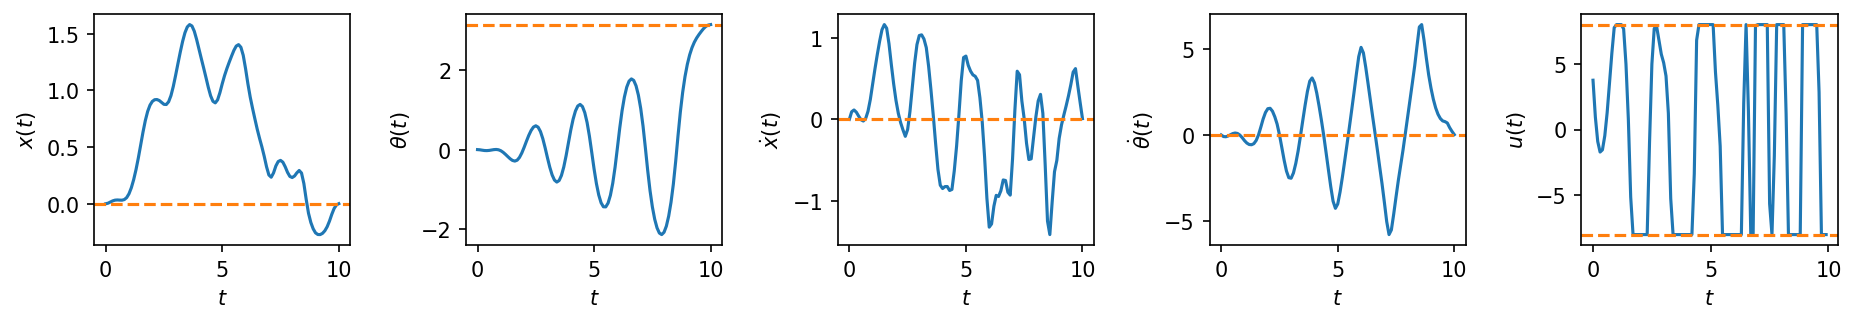

Recreate this plot in Python.
"""
Starter code for the problem "Cart-pole swing-up with limited actuation".

Autonomous Systems Lab (ASL), Stanford University
"""

from functools import partial

from animations import animate_cartpole

import cvxpy as cvx

import jax
import jax.numpy as jnp

import matplotlib.pyplot as plt

import numpy as np

from tqdm import tqdm


@partial(jax.jit, static_argnums=(0,))
@partial(jax.vmap, in_axes=(None, 0, 0))
def affinize(f, s, u):
    """Affinize the function `f(s, u)` around `(s, u)`.

    Arguments
    ---------
    f : callable
        A nonlinear function with call signature `f(s, u)`.
    s : numpy.ndarray
        The state (1-D).
    u : numpy.ndarray
        The control input (1-D).

    Returns
    -------
    A : jax.numpy.ndarray
        The Jacobian of `f` at `(s, u)`, with respect to `s`.
    B : jax.numpy.ndarray
        The Jacobian of `f` at `(s, u)`, with respect to `u`.
    c : jax.numpy.ndarray
        The offset term in the first-order Taylor expansion of `f` at `(s, u)`
        that sums all vector terms strictly dependent on the nominal point
        `(s, u)` alone.
    """
    # PART (b) ################################################################
    # INSTRUCTIONS: Use JAX to affinize `f` around `(s, u)` in two lines.
    A,B=jax.jacobian(f, argnums=(0,1))(s,u)
    c=f(s,u)-A@s-B@u
    # END PART (b) ############################################################
    return A, B, c


def solve_swingup_scp(f, s0, s_goal, N, P, Q, R, u_max, ρ, eps, max_iters):
    """Solve the cart-pole swing-up problem via SCP.

    Arguments
    ---------
    f : callable
        A function describing the discrete-time dynamics, such that
        `s[k+1] = f(s[k], u[k])`.
    s0 : numpy.ndarray
        The initial state (1-D).
    s_goal : numpy.ndarray
        The goal state (1-D).
    N : int
        The time horizon of the LQR cost function.
    P : numpy.ndarray
        The terminal state cost matrix (2-D).
    Q : numpy.ndarray
        The state stage cost matrix (2-D).
    R : numpy.ndarray
        The control stage cost matrix (2-D).
    u_max : float
        The bound defining the control set `[-u_max, u_max]`.
    ρ : float
        Trust region radius.
    eps : float
        Termination threshold for SCP.
    max_iters : int
        Maximum number of SCP iterations.

    Returns
    -------
    s : numpy.ndarray
        A 2-D array where `s[k]` is the open-loop state at time step `k`,
        for `k = 0, 1, ..., N-1`
    u : numpy.ndarray
        A 2-D array where `u[k]` is the open-loop state at time step `k`,
        for `k = 0, 1, ..., N-1`
    J : numpy.ndarray
        A 1-D array where `J[i]` is the SCP sub-problem cost after the i-th
        iteration, for `i = 0, 1, ..., (iteration when convergence occured)`
    """
    n = Q.shape[0]  # state dimension
    m = R.shape[0]  # control dimension

    # Initialize dynamically feasible nominal trajectories
    u = np.zeros((N, m))
    s = np.zeros((N + 1, n))
    s[0] = s0
    for k in range(N):
        s[k + 1] = fd(s[k], u[k])

    # Do SCP until convergence or maximum number of iterations is reached
    converged = False
    J = np.zeros(max_iters + 1)
    J[0] = np.inf
    for i in (prog_bar := tqdm(range(max_iters))):
        s, u, J[i + 1] = scp_iteration(f, s0, s_goal, s, u, N, P, Q, R, u_max, ρ)
        dJ = np.abs(J[i + 1] - J[i])
        prog_bar.set_postfix({"objective change": "{:.5f}".format(dJ)})
        if dJ < eps:
            converged = True
            print("SCP converged after {} iterations.".format(i))
            break
    if not converged:
        raise RuntimeError("SCP did not converge!")
    J = J[1 : i + 1]
    return s, u, J


def scp_iteration(f, s0, s_goal, s_prev, u_prev, N, P, Q, R, u_max, ρ):
    """Solve a single SCP sub-problem for the cart-pole swing-up problem.

    Arguments
    ---------
    f : callable
        A function describing the discrete-time dynamics, such that
        `s[k+1] = f(s[k], u[k])`.
    s0 : numpy.ndarray
        The initial state (1-D).
    s_goal : numpy.ndarray
        The goal state (1-D).
    s_prev : numpy.ndarray
        The state trajectory around which the problem is convexified (2-D).
    u_prev : numpy.ndarray
        The control trajectory around which the problem is convexified (2-D).
    N : int
        The time horizon of the LQR cost function.
    P : numpy.ndarray
        The terminal state cost matrix (2-D).
    Q : numpy.ndarray
        The state stage cost matrix (2-D).
    R : numpy.ndarray
        The control stage cost matrix (2-D).
    u_max : float
        The bound defining the control set `[-u_max, u_max]`.
    ρ : float
        Trust region radius.

    Returns
    -------
    s : numpy.ndarray
        A 2-D array where `s[k]` is the open-loop state at time step `k`,
        for `k = 0, 1, ..., N-1`
    u : numpy.ndarray
        A 2-D array where `u[k]` is the open-loop state at time step `k`,
        for `k = 0, 1, ..., N-1`
    J : float
        The SCP sub-problem cost.
    """
    A, B, c = affinize(f, s_prev[:-1], u_prev)
    A, B, c = np.array(A), np.array(B), np.array(c)
    n = Q.shape[0]
    m = R.shape[0]
    s_cvx = cvx.Variable((N + 1, n))
    u_cvx = cvx.Variable((N, m))

    # PART (c) ################################################################
    # INSTRUCTIONS: Construct the convex SCP sub-problem.
    objective = 0.0
    constraints = []
    constraints += [s_cvx[0] == s0]
    constraints+=[cvx.norm(s_cvx[k]-s_prev[k],'inf')<=ρ for k in range(N+1)]  
    constraints+=[cvx.norm(u_cvx[k]-u_prev[k],'inf')<=ρ for k in range(N)]
    constraints+=[cvx.norm(u_cvx[k], 'inf') <= u_max for k in range(N)]
    constraints += [s_cvx[k + 1] == A[k] @ s_cvx[k] + B[k] @ u_cvx[k] + c[k] for k in range(N)]
    objective += cvx.quad_form(s_cvx[N] - s_goal, P)
    objective += cvx.sum([cvx.quad_form(s_cvx[k] - s_goal, Q) + cvx.quad_form(u_cvx[k], R) for k in range(N)])
    # END PART (c) ############################################################

    prob = cvx.Problem(cvx.Minimize(objective), constraints)
    prob.solve()
    if prob.status != "optimal":
        raise RuntimeError("SCP solve failed. Problem status: " + prob.status)
    s = s_cvx.value
    u = u_cvx.value
    J = prob.objective.value
    return s, u, J


def cartpole(s, u):
    """Compute the cart-pole state derivative."""
    mp = 1.0  # pendulum mass
    mc = 4.0  # cart mass
    L = 1.0  # pendulum length
    g = 9.81  # gravitational acceleration

    x, θ, dx, dθ = s
    sinθ, cosθ = jnp.sin(θ), jnp.cos(θ)
    h = mc + mp * (sinθ**2)
    ds = jnp.array(
        [
            dx,
            dθ,
            (mp * sinθ * (L * (dθ**2) + g * cosθ) + u[0]) / h,
            -((mc + mp) * g * sinθ + mp * L * (dθ**2) * sinθ * cosθ + u[0] * cosθ)
            / (h * L),
        ]
    )
    return ds


def discretize(f, dt):
    """Discretize continuous-time dynamics `f` via Runge-Kutta integration."""

    def integrator(s, u, dt=dt):
        k1 = dt * f(s, u)
        k2 = dt * f(s + k1 / 2, u)
        k3 = dt * f(s + k2 / 2, u)
        k4 = dt * f(s + k3, u)
        return s + (k1 + 2 * k2 + 2 * k3 + k4) / 6

    return integrator


# Define constants
n = 4  # state dimension
m = 1  # control dimension
s_goal = np.array([0, np.pi, 0, 0])  # desired upright pendulum state
s0 = np.array([0, 0, 0, 0])  # initial downright pendulum state
dt = 0.1  # discrete time resolution
T = 10.0  # total simulation time
P = 1e3 * np.eye(n)  # terminal state cost matrix
Q = np.diag([1e-2, 1.0, 1e-3, 1e-3])  # state cost matrix
R = 1e-3 * np.eye(m)  # control cost matrix
ρ = 1.0  # trust region parameter
u_max = 8.0  # control effort bound
eps = 5e-1  # convergence tolerance
max_iters = 100  # maximum number of SCP iterations
animate = False  # flag for animation

# Initialize the discrete-time dynamics
fd = jax.jit(discretize(cartpole, dt))

# Solve the swing-up problem with SCP
t = np.arange(0.0, T + dt, dt)
N = t.size - 1
s, u, J = solve_swingup_scp(fd, s0, s_goal, N, P, Q, R, u_max, ρ, eps, max_iters)

# Simulate open-loop control
for k in range(N):
    s[k + 1] = fd(s[k], u[k])

# Plot state and control trajectories
fig, ax = plt.subplots(1, n + m, dpi=150, figsize=(15, 2))
plt.subplots_adjust(wspace=0.45)
labels_s = (r"$x(t)$", r"$\theta(t)$", r"$\dot{x}(t)$", r"$\dot{\theta}(t)$")
labels_u = (r"$u(t)$",)
for i in range(n):
    ax[i].plot(t, s[:, i])
    ax[i].axhline(s_goal[i], linestyle="--", color="tab:orange")
    ax[i].set_xlabel(r"$t$")
    ax[i].set_ylabel(labels_s[i])
for i in range(m):
    ax[n + i].plot(t[:-1], u[:, i])
    ax[n + i].axhline(u_max, linestyle="--", color="tab:orange")
    ax[n + i].axhline(-u_max, linestyle="--", color="tab:orange")
    ax[n + i].set_xlabel(r"$t$")
    ax[n + i].set_ylabel(labels_u[i])
plt.savefig("cartpole_swingup_constrained.png", bbox_inches="tight")

# Plot cost history over SCP iterations
fig, ax = plt.subplots(1, 1, dpi=150, figsize=(8, 5))
ax.semilogy(J)
ax.set_xlabel(r"SCP iteration $i$")
ax.set_ylabel(r"SCP cost $J(\bar{x}^{(i)}, \bar{u}^{(i)})$")
plt.savefig("cartpole_swingup_constrained_cost.png", bbox_inches="tight")
plt.show()

# Animate the solution
if animate:
    fig, ani = animate_cartpole(t, s[:, 0], s[:, 1])
    ani.save("cartpole_swingup_constrained.mp4", writer="ffmpeg")
    plt.show()
